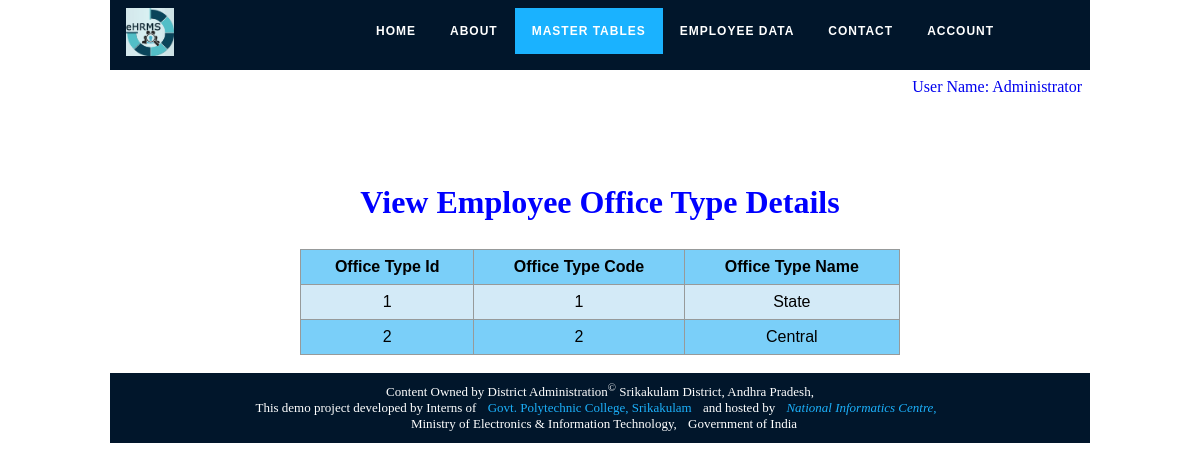
The page /ehrms/emp_office_type_view.php (signed in) on the database its author committed.
### tables this page shows
CREATE TABLE `emp_office_type` (
  `office_type_id` bigint(20) NOT NULL,
  `office_type_code` int(11) NOT NULL,
  `office_type_name` varchar(30) NOT NULL,
  `client_ip_address` varchar(20) NOT NULL,
  `record_creation_ts` timestamp NOT NULL DEFAULT current_timestamp(),
  `record_updation_ts` timestamp NOT NULL DEFAULT current_timestamp() ON UPDATE current_timestamp()
);

### ehrms/emp_office_type_view.php (the view, shortened to what this page needs)
<html>
<head>
</head>
<body>
<?php include_once('include/db_connection/db_connection.php'); ?>
<br>
<h1 class="div-class" style="color:blue">View Employee Office Type Details</h1><br>
<table class="centered-table">
<tr><th>Office Type Id</th><th>Office Type Code</th><th>Office Type Name</th></tr>
<?php
$sql = "SELECT * FROM emp_office_type ORDER BY office_type_id ASC";
$result = $conn->query($sql);
if ($result->num_rows > 0) {
  while($row = $result->fetch_assoc()) {
    echo "<tr><td>".$row['office_type_id']."</td><td>".$row['office_type_code']."</td><td>".$row['office_type_name']."</td></tr>";
  }
} else { echo "<tr><td align='center' colspan='4'>(0 Results)</td></tr>"; }
?>
</table>
<br>
<?php include_once('include/php/footer_menu.php'); ?>
</body>
</html>

### rows shown on the page
emp_office_type: office_type_id "1", office_type_code "1", office_type_name "State"
emp_office_type: office_type_id "2", office_type_code "2", office_type_name "Central"

### other values the page prints
$_SESSION["name"] "Administrator"
